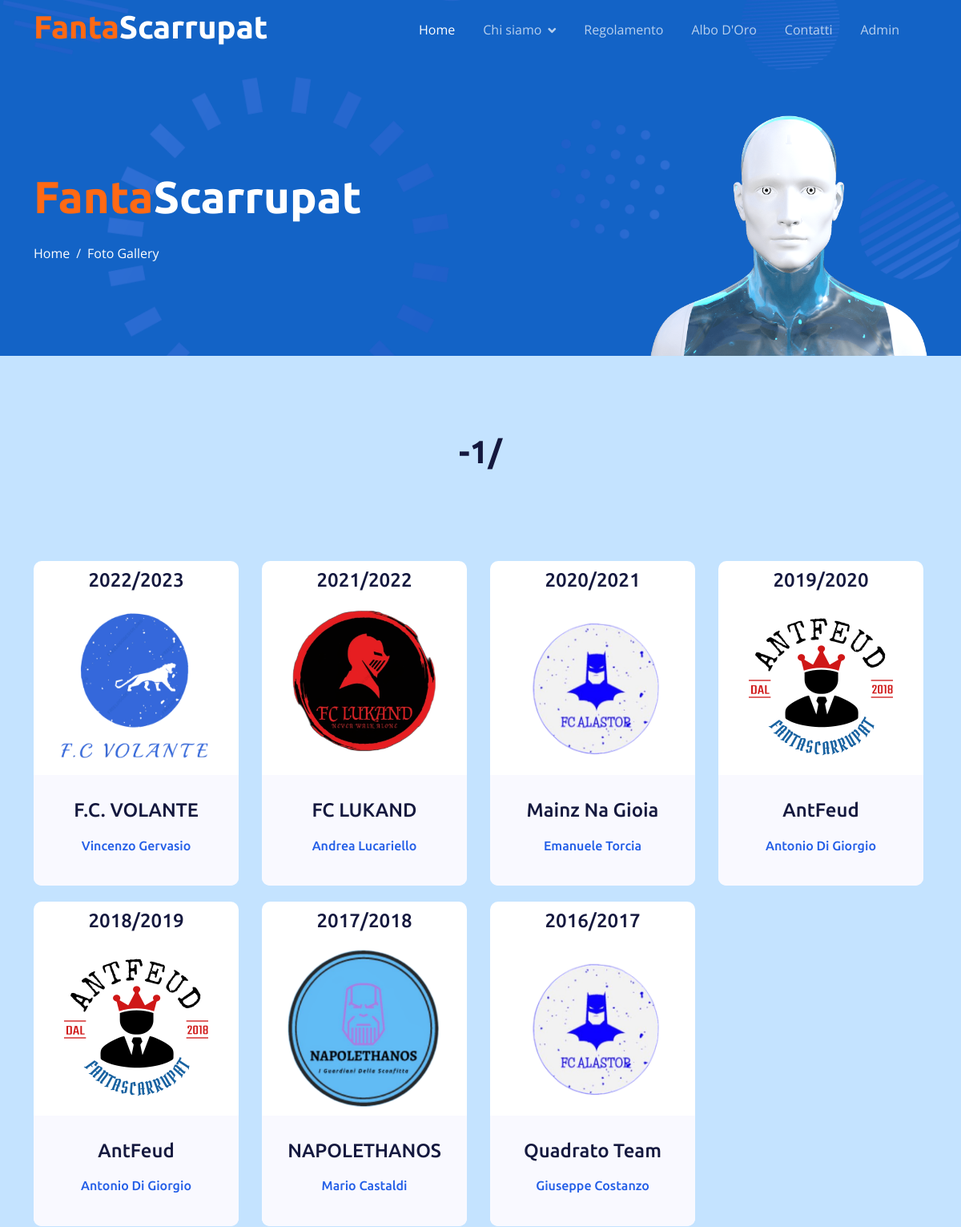
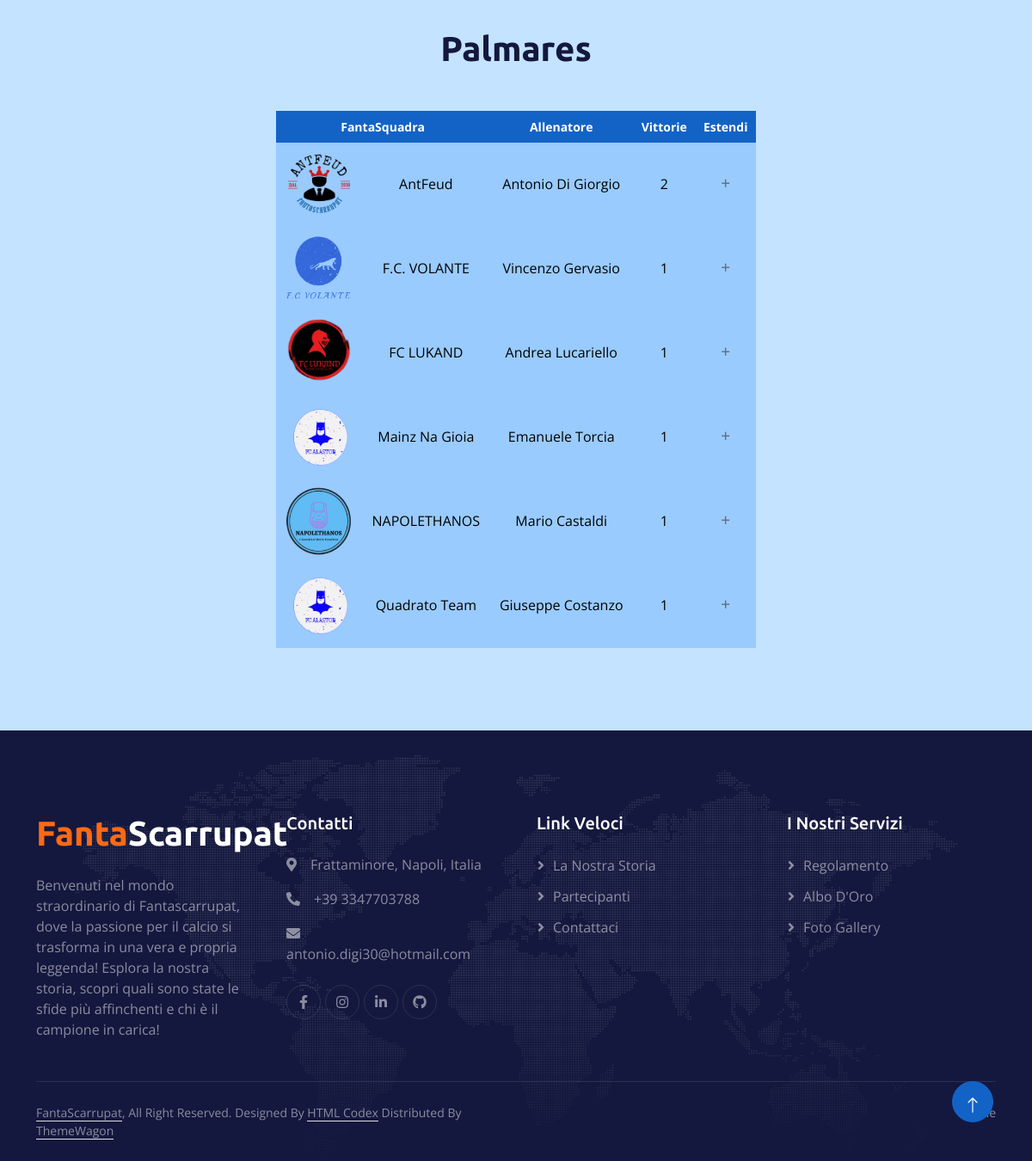
The app's page /dettagliCompetizione.php with its own data (2 pictures, top to bottom).
### tables this page shows
CREATE TABLE competizione_disputata (
                                      id_competizione_disputata INT PRIMARY KEY AUTO_INCREMENT NOT NULL,
                                      nome_competizione VARCHAR(100) NOT NULL,
                                      anno INT NOT NULL,
                                      vincitore VARCHAR(100) NOT NULL,
                                      FOREIGN KEY (nome_competizione) REFERENCES competizione(nome_competizione),
                                      FOREIGN KEY (vincitore) REFERENCES fantasquadra(nome_fantasquadra)
);

CREATE TABLE fantasquadra (
                            nome_fantasquadra VARCHAR(100) PRIMARY KEY NOT NULL,
                            scudetto VARCHAR(100),
                            fantaallenatore VARCHAR(100) NOT NULL,
                            flag_attuale VARCHAR(1) NOT NULL  
);

### dettagliCompetizione.php (the view, shortened to what this page needs)
<!DOCTYPE html>
<html lang="en">
<head>
  <link href="https://cdnjs.cloudflare.com/ajax/libs/font-awesome/5.10.0/css/all.min.css" rel="stylesheet">
  <link href="https://cdn.jsdelivr.net/npm/bootstrap-icons@1.4.1/font/bootstrap-icons.css" rel="stylesheet">
  <link href="lib/animate/animate.min.css" rel="stylesheet">
  <link href="lib/owlcarousel/assets/owl.carousel.min.css" rel="stylesheet">
  <link href="css/bootstrap.min.css" rel="stylesheet">
  <link href="css/style.css" rel="stylesheet">
</head>
<body>
<?php
$competizione = $_GET['competizione'];;
$anno = $_GET['anno'];
include 'php/connectionDB.php';
?>
<div class="container-fluid pt-5 bg-primary hero-header">
  <div class="container pt-5">
    <div class="row g-5 pt-5">
      <div class="col-lg-6 align-self-center text-center text-lg-start mb-lg-5">
        <h1 class="display-4 text-white mb-4 animated slideInRight">
          <span class="text-color1">Fanta</span><span class="text-color2">Scarrupat</span>
        </h1>
        <nav aria-label="breadcrumb">
          <ol class="breadcrumb justify-content-center justify-content-lg-start mb-0">
            <li class="breadcrumb-item"><a class="text-white" href="index.php">Home</a></li>
            <li class="breadcrumb-item text-white active" aria-current="page">Foto Gallery</li>
          </ol>
        </nav>
      </div>
      <div class="col-lg-6 align-self-end text-center text-lg-end">
        <img class="img-fluid" src="img/hero-img.png" alt="" style="max-height: 300px;">
      </div>
    </div>
  </div>
</div>
<div class="container-fluid destination py-5">
  <div class="container py-5">
    <div class="mx-auto text-center mb-5" style="max-width: 900px;">
      <div class="text-center mx-auto mb-5 wow fadeInUp" data-wow-delay="0.1s" style="max-width: 500px;">
        <h1 class="display-6 mb-5"><?php echo $competizione, " ", $anno-1, "/", $anno; ?></h1>
      </div>
    </div>
    <div class="tab-class text-center">
      <div class="tab-content">
        <div id="Classifica" class="tab-pane fade show p-0 active">
          <div class="row">
            <?php
            $query = "SELECT C.anno, F.nome_fantasquadra, F.scudetto, F.fantaallenatore, C.nome_competizione FROM competizione_disputata as C,
              fantasquadra AS F WHERE F.nome_fantasquadra = C.vincitore AND nome_competizione = 'Serie A' ORDER BY C.anno DESC";
            $result = $conn->query($query);
            if ($result->num_rows > 0) {
              while($row = $result->fetch_assoc()) {
                ?>
                <div class="col-lg-3 col-md-6">
                  <a href="#" class="dettagli-link" data-competizione="<?php echo $row["nome_competizione"]?>" data-anno="<?php echo $row["anno"]; ?>">
                    <div class="single-unique-product">
                      <div class="descAnno">
                        <h4>
                          <?PHP echo $row["anno"]-1 ?>/<?PHP echo $row["anno"]?>
                        </h4>
                      </div>
                      <img class="img-fluid" src="img/fanta/<?PHP echo$row["scudetto"]?>" alt="">
                      <div class="descVin">
                        <h4>
                          <?PHP echo $row["nome_fantasquadra"]?>
                        </h4>
                        <h6>
                          <?PHP echo $row["fantaallenatore"]?>
                        </h6>
                      </div>
                    </div>
                  </a>
                </div>
                <?php
              }
            }
            ?>
          </div>
          <br>
          <div class="text-center mx-auto mb-5 wow fadeInUp" data-wow-delay="0.1s" style="max-width: 500px;">
            <h1 class="display-6 mb-5">Palmares</h1>
          </div>
          <div class="row">
            <div class="col-md-12">
              <div class="table-responsive">
                <table class="table">
                  <thead class="thead-primary">
                  <tr>
                    <th colspan="2">FantaSquadra</th>
                    <th>Allenatore</th>
                    <th>Vittorie</th>
                    <th>Estendi</th>
                  </tr>
                  </thead>
                  <tbody>
                  <?php
                  $query = "SELECT COUNT(id_competizione_disputata) as vittorie, F.nome_fantasquadra, F.scudetto, F.fantaallenatore,
                          GROUP_CONCAT(DISTINCT CONCAT(' ', (C.anno) - 1), '/', C.anno) AS anni_vittoria
                          FROM competizione_disputata as C, fantasquadra AS F
                          WHERE F.nome_fantasquadra = C.vincitore AND nome_competizione = 'Serie A'
                          GROUP BY F.nome_fantasquadra ORDER BY vittorie DESC";
                  $result = $conn->query($query);
                  if ($result->num_rows > 0) {
                    while($row = $result->fetch_assoc()) {
                      ?>
                      <tr>
                        <th><img class="img-fluid-logo" src="img/fanta/<?php echo $row["scudetto"]?>"></th>
                        <td><?php echo $row["nome_fantasquadra"]?></td>
                        <td><?php echo $row["fantaallenatore"]?></td>
                        <td><?php echo $row["vittorie"]?></td>
                        <td><span class="toggle-icon">+</span></td>
                      </tr>
                      <?php
                    }
                  }
                  ?>
                  </tbody>
                </table>
              </div>
            </div>
          </div>
        </div>
      </div>
    </div>
  </div>
</div>
<a href="#" class="btn btn-lg btn-primary btn-lg-square back-to-top pt-2"><i class="bi bi-arrow-up"></i></a>
</body>
</html>

### css/style.css (style rules this page uses)
:root { --primary: #1363C6; --secondary: #15ACE1; --light: #F4F7FE; --dark: #14183E; }
.text-color1 { color: #FF6914; }
.text-color2 { color: #FFFFFF; }
.back-to-top { position: fixed; display: none; right: 45px; bottom: 45px; z-index: 99; }
h1, h2, h3, .fw-bold { font-weight: 700 !important; }
h4, h5, h6, .fw-medium { font-weight: 500 !important; }
.btn { font-weight: 500; transition: .5s; }
.btn-lg-square { width: 48px; height: 48px; }
.btn-square, .btn-sm-square, .btn-lg-square { padding: 0; display: flex; align-items: center; justify-content: center; font-weight: normal; border-radius: 50px; }
* { box-sizing: border-box; }
.table { width: 50%; margin: 0 auto; background: #ffffff; -webkit-box-shadow: 0px 5px 12px -12px rgba(0, 0, 0, 0.29); -moz-box-shadow: 0px 5px 12px -12px rgba(0, 0, 0, 0.29); box-shadow: 0px 5px 12px -12px rgba(0, 0, 0, 0.29); text-align: center; }
.table thead.thead-primary { background: var(--primary); }
.table thead th { border: none; font-size: 14px; color: #ffffff; }
.table tbody tr { margin-bottom: 10px; }
.table tbody th, .table tbody td { border: none; font-size: 16px; background: #99cbff; vertical-align: middle; border-bottom: 2px solid #99cbff; color: black; }
.table tbody td:nth-child(odd) { background: #99cbff; border-bottom: 2px solid #99cbff; }
.img-fluid-logo { width: 80px; height: 80px; align-content: center; }
.toggle-icon { cursor: pointer; font-size: 1.2em; color: #666; transition: transform 0.3s; }
.single-unique-product { background-color: #fff; text-align: center; border-radius: 10px; margin: 10px 5px 10px 0; -webkit-transition: all 0.3s ease 0s; -moz-transition: all 0.3s ease 0s; -o-transition: all 0.3s ease 0s; transition: all 0.3s ease 0s; }
.single-unique-product img { padding: 0px; width: 200px; height: 200px; margin-bottom: 10px; }
.single-unique-product h6 { color: #235ee7; margin-top: 20px; margin-bottom: 10px; }
.single-unique-product .descAnno { padding: 10px 0; border-bottom-right-radius: 10px; border-bottom-left-radius: 10px; }
.single-unique-product .descVin { background-color: #f9f9ff; padding: 30px 0; border-bottom-right-radius: 10px; border-bottom-left-radius: 10px; }
.sticky-top { top: -150px; transition: .5s; }
.navbar { padding: 11px 0 !important; height: 75px; }
.navbar .navbar-nav .nav-link { margin-right: 35px; padding: 0; color: rgba(255, 255, 255, .7); outline: none; }
.navbar .navbar-nav .nav-link:hover, .navbar .navbar-nav .nav-link.active { color: rgba(255, 255, 255, 1); }
.navbar .dropdown-toggle::after { border: none; content: "\f107"; font-family: "Font Awesome 5 Free"; font-weight: 900; vertical-align: middle; margin-left: 8px; }
.hero-header { margin-top: -75px; background: url(../img/bg-hero.png) center center no-repeat; background-size: cover; }
.hero-header .breadcrumb-item+.breadcrumb-item::before { color: var(--light); }
.footer { background: url(../img/footer.png) center center no-repeat; background-size: contain; }
.footer .btn.btn-social { margin-right: 5px; width: 40px; height: 40px; display: flex; align-items: center; justify-content: center; color: rgba(255,255,255,.5); border: 1px solid rgba(256, 256, 256, .1); border-radius: 40px; transition: .3s; }
.footer .btn.btn-link { display: block; margin-bottom: 10px; padding: 0; text-align: left; color: rgba(255,255,255,.5); font-weight: normal; transition: .3s; }
.footer .btn.btn-link::before { position: relative; content: "\f105"; font-family: "Font Awesome 5 Free"; font-weight: 900; margin-right: 10px; }
.footer .copyright { padding: 25px 0; font-size: 14px; border-top: 1px solid rgba(256, 256, 256, .1); }
.footer .copyright a { color: rgba(255,255,255,.5); }
.footer .footer-menu a { margin-right: 15px; padding-right: 15px; border-right: 1px solid rgba(255, 255, 255, .1); }
.footer .footer-menu a:last-child { margin-right: 0; padding-right: 0; border-right: none; }

### records on screen
competizione_disputata: $row['anno']-1 "2022", anno "2023", vincitore.scudetto (picture), vincitore.nome_fantasquadra "F.C. VOLANTE", vincitore.fantaallenatore "Vincenzo Gervasio"
competizione_disputata: $row['anno']-1 "2021", anno "2022", vincitore.scudetto (picture), vincitore.nome_fantasquadra "FC LUKAND", vincitore.fantaallenatore "Andrea Lucariello"
competizione_disputata: $row['anno']-1 "2020", anno "2021", vincitore.scudetto (picture), vincitore.nome_fantasquadra "Mainz Na Gioia", vincitore.fantaallenatore "Emanuele Torcia"
competizione_disputata: $row['anno']-1 "2019", anno "2020", vincitore.scudetto (picture), vincitore.nome_fantasquadra "AntFeud", vincitore.fantaallenatore "Antonio Di Giorgio"
competizione_disputata: $row['anno']-1 "2018", anno "2019", vincitore.scudetto (picture), vincitore.nome_fantasquadra "AntFeud", vincitore.fantaallenatore "Antonio Di Giorgio"
competizione_disputata: $row['anno']-1 "2017", anno "2018", fantasquadra.scudetto (picture), fantasquadra.nome_fantasquadra "NAPOLETHANOS", fantasquadra.fantaallenatore "Mario Castaldi"
competizione_disputata: $row['anno']-1 "2016", anno "2017", vincitore.scudetto (picture), vincitore.nome_fantasquadra "Quadrato Team", vincitore.fantaallenatore "Giuseppe Costanzo"
fantasquadra: scudetto (picture), nome_fantasquadra "AntFeud", fantaallenatore "Antonio Di Giorgio", vittorie "2"
fantasquadra: scudetto (picture), nome_fantasquadra "F.C. VOLANTE", fantaallenatore "Vincenzo Gervasio", vittorie "1"
fantasquadra: scudetto (picture), nome_fantasquadra "FC LUKAND", fantaallenatore "Andrea Lucariello", vittorie "1"
fantasquadra: scudetto (picture), nome_fantasquadra "Mainz Na Gioia", fantaallenatore "Emanuele Torcia", vittorie "1"
fantasquadra: scudetto (picture), nome_fantasquadra "NAPOLETHANOS", fantaallenatore "Mario Castaldi", vittorie "1"
fantasquadra: scudetto (picture), nome_fantasquadra "Quadrato Team", fantaallenatore "Giuseppe Costanzo", vittorie "1"

### other values on screen
$anno-1 "-1"
